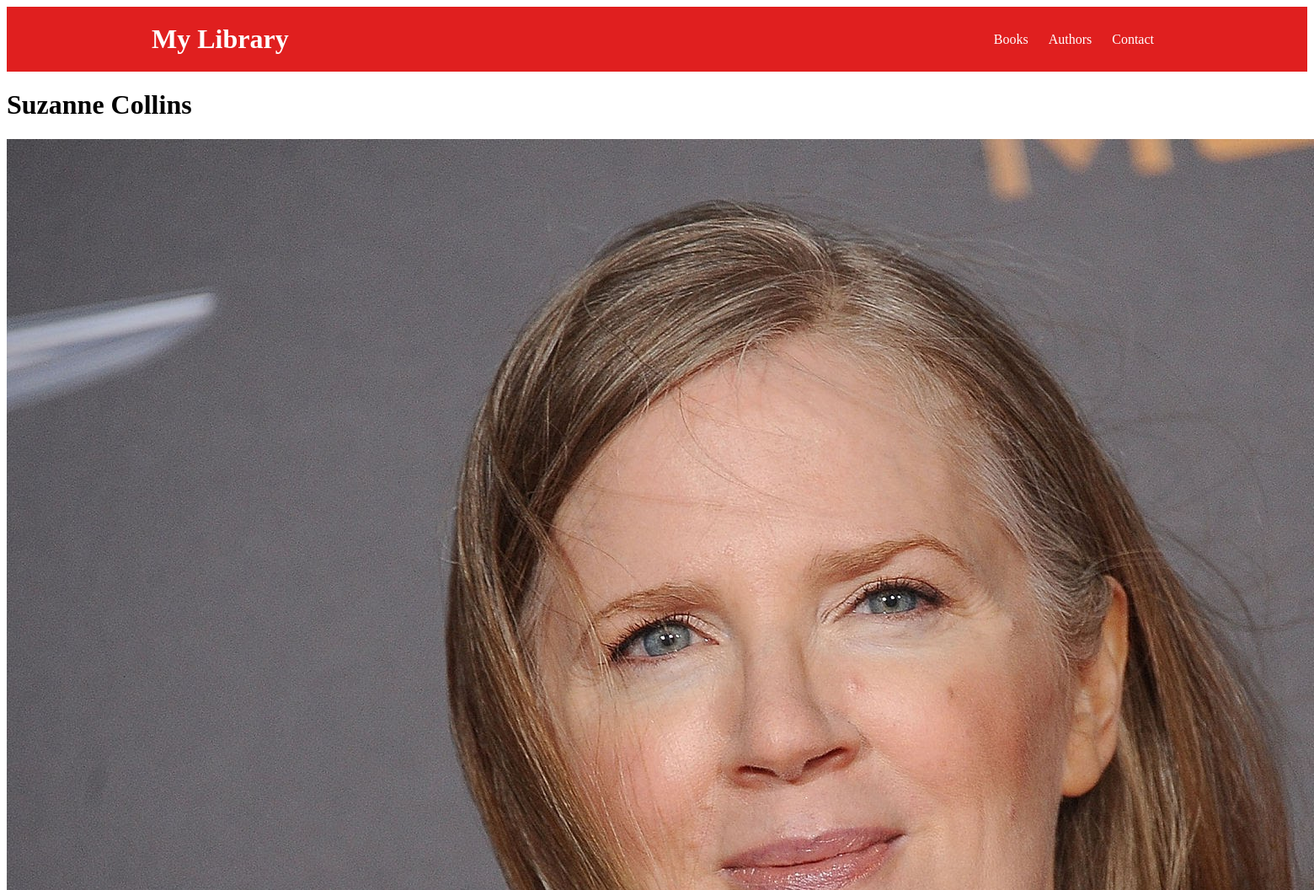
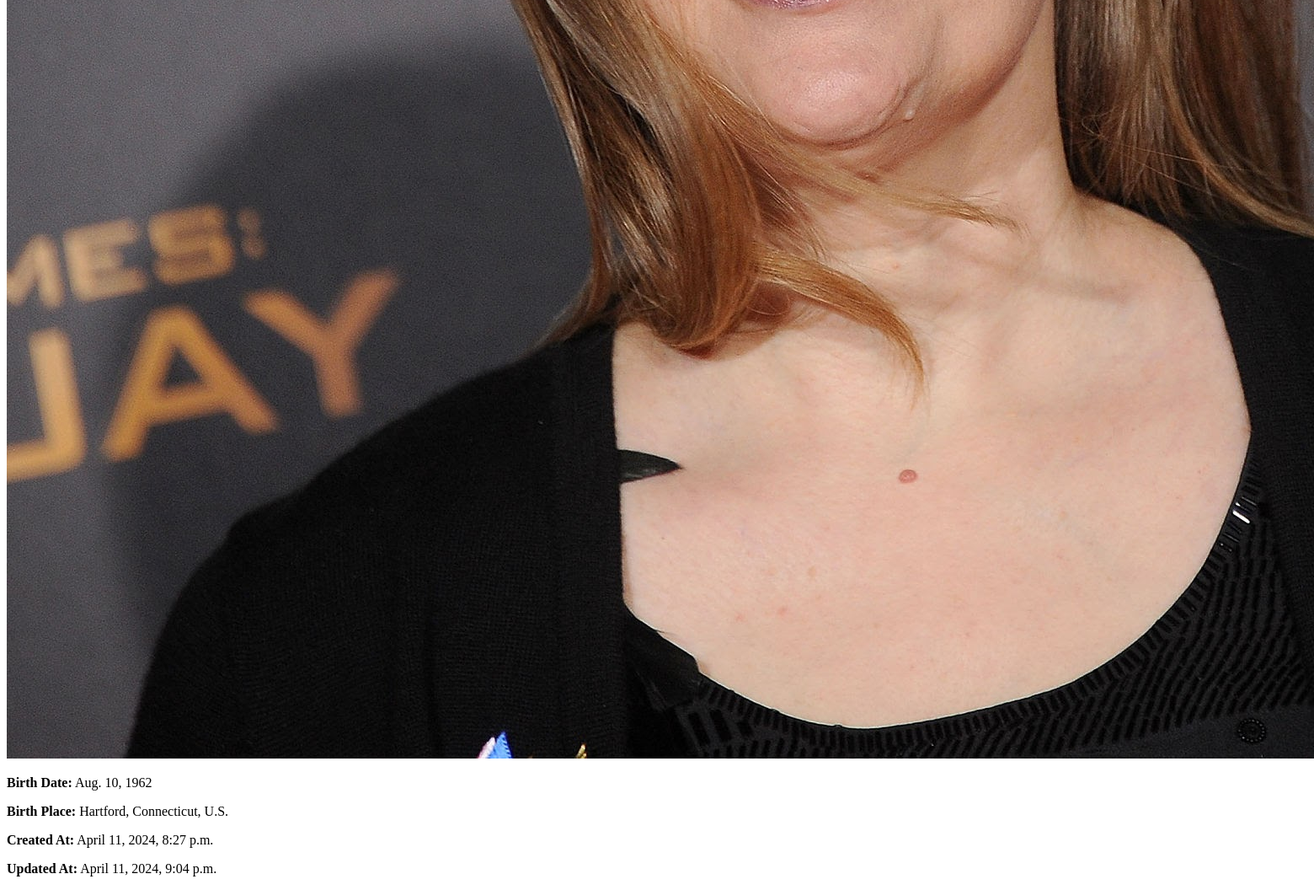
The page /authors/2/ on the database its author committed (2 pictures, top to bottom).
### market/models/author.py (models this page shows, shortened)
class Author(models.Model):
    name = models.CharField(max_length=100, verbose_name=_("author name"))
    birth_date = models.DateField(verbose_name=_("birth date"))
    birth_place = models.CharField(max_length=100, verbose_name=_("birth place"))
    death_date = models.DateField(verbose_name=_("death date"), null=True, blank=True)
    death_place = models.CharField(max_length=100, verbose_name=_("death place"), null=True, blank=True)
    portrait = models.ImageField(upload_to='portraits/', blank=True, verbose_name=_("author portrait"))
    created_at = models.DateTimeField(auto_now_add=True, verbose_name=_("created at"))
    updated_at = models.DateTimeField(auto_now=True, verbose_name=_("updated at"))
    class Meta:
        ordering = ['name']
        verbose_name = _("author")
        verbose_name_plural = _("authors")

### market/views/author.py (the view)
# urls.py: path('authors/<int:author_id>/', authors.AuthorDetailView.as_view(), name='author_detail'),
class AuthorDetailView(DetailView):
    model = Author
    template_name = 'author/author_detail.html'
    context_object_name = 'author'
    pk_url_kwarg = 'author_id'
    query_pk_and_slug = True
    slug_field = 'name'
    slug_url_kwarg = 'author_name'
    extra_context = {}
    extra_context['title'] = 'Author Detail'
    extra_context['header'] = 'Author Detail'
    extra_context['description'] = 'This is the detail of the author'
    extra_context['keywords'] = 'author, detail, author detail'

### market/templates/author/author_detail.html (shortened to what this page needs)
{% extends 'main.html' %}
{% block content %}
    <h1>{{ author.name }}</h1>
    <img src="{{ author.portrait.url }}" alt="{{ author.name }} Photo">
    <p><strong>Birth Date:</strong> {{ author.birth_date }}</p>
    <p><strong>Birth Place:</strong> {{ author.birth_place }}</p>
    <p><strong>Created At:</strong> {{ author.created_at }}</p>
    <p><strong>Updated At:</strong> {{ author.updated_at }}</p>
{% endblock %}

### rows shown on the page
Author: name "Suzanne Collins", portrait (picture), birth_date "Aug. 10, 1962", birth_place "Hartford, Connecticut, U.S.", created_at "April 11, 2024, 8:27 p.m.", updated_at "April 11, 2024, 9:04 p.m."
